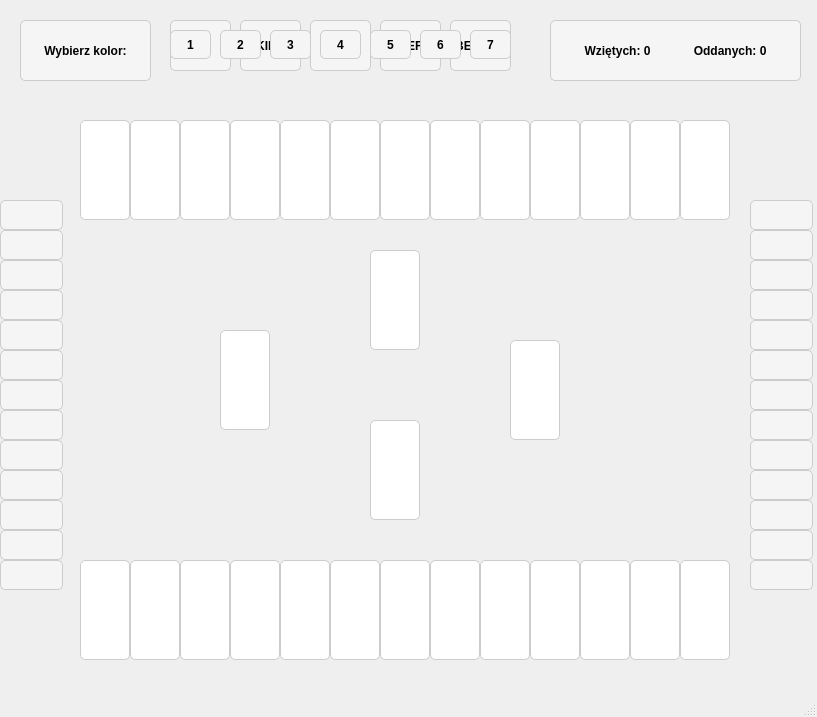
<?xml version="1.0" encoding="UTF-8"?>
<ui version="4.0">
 <class>MainWindow</class>
 <widget class="QMainWindow" name="MainWindow">
  <property name="geometry">
   <rect>
    <x>0</x>
    <y>0</y>
    <width>817</width>
    <height>717</height>
   </rect>
  </property>
  <property name="windowTitle">
   <string>MainWindow</string>
  </property>
  <widget class="QWidget" name="centralwidget">
   <widget class="QPushButton" name="player_card1">
    <property name="geometry">
     <rect>
      <x>80</x>
      <y>560</y>
      <width>50</width>
      <height>100</height>
     </rect>
    </property>
    <property name="styleSheet">
     <string notr="true">background-color: #FFFFFF;
    border: 1px solid #CCCCCC;
    border-radius: 5px;</string>
    </property>
    <property name="text">
     <string/>
    </property>
   </widget>
   <widget class="QPushButton" name="player_card2">
    <property name="geometry">
     <rect>
      <x>130</x>
      <y>560</y>
      <width>50</width>
      <height>100</height>
     </rect>
    </property>
    <property name="styleSheet">
     <string notr="true">background-color: #FFFFFF;
    border: 1px solid #CCCCCC;
    border-radius: 5px;</string>
    </property>
    <property name="text">
     <string/>
    </property>
   </widget>
   <widget class="QPushButton" name="player_card3">
    <property name="geometry">
     <rect>
      <x>180</x>
      <y>560</y>
      <width>50</width>
      <height>100</height>
     </rect>
    </property>
    <property name="styleSheet">
     <string notr="true">background-color: #FFFFFF;
    border: 1px solid #CCCCCC;
    border-radius: 5px;</string>
    </property>
    <property name="text">
     <string/>
    </property>
   </widget>
   <widget class="QPushButton" name="player_card5">
    <property name="geometry">
     <rect>
      <x>280</x>
      <y>560</y>
      <width>50</width>
      <height>100</height>
     </rect>
    </property>
    <property name="styleSheet">
     <string notr="true">background-color: #FFFFFF;
    border: 1px solid #CCCCCC;
    border-radius: 5px;</string>
    </property>
    <property name="text">
     <string/>
    </property>
   </widget>
   <widget class="QPushButton" name="player_card4">
    <property name="geometry">
     <rect>
      <x>230</x>
      <y>560</y>
      <width>50</width>
      <height>100</height>
     </rect>
    </property>
    <property name="styleSheet">
     <string notr="true">background-color: #FFFFFF;
    border: 1px solid #CCCCCC;
    border-radius: 5px;</string>
    </property>
    <property name="text">
     <string/>
    </property>
   </widget>
   <widget class="QPushButton" name="player_card6">
    <property name="geometry">
     <rect>
      <x>330</x>
      <y>560</y>
      <width>50</width>
      <height>100</height>
     </rect>
    </property>
    <property name="styleSheet">
     <string notr="true">background-color: #FFFFFF;
    border: 1px solid #CCCCCC;
    border-radius: 5px;</string>
    </property>
    <property name="text">
     <string/>
    </property>
   </widget>
   <widget class="QPushButton" name="player_card7">
    <property name="geometry">
     <rect>
      <x>380</x>
      <y>560</y>
      <width>50</width>
      <height>100</height>
     </rect>
    </property>
    <property name="styleSheet">
     <string notr="true">background-color: #FFFFFF;
    border: 1px solid #CCCCCC;
    border-radius: 5px;</string>
    </property>
    <property name="text">
     <string/>
    </property>
   </widget>
   <widget class="QPushButton" name="player_card13">
    <property name="geometry">
     <rect>
      <x>680</x>
      <y>560</y>
      <width>50</width>
      <height>100</height>
     </rect>
    </property>
    <property name="styleSheet">
     <string notr="true">background-color: #FFFFFF;
    border: 1px solid #CCCCCC;
    border-radius: 5px;</string>
    </property>
    <property name="text">
     <string/>
    </property>
   </widget>
   <widget class="QPushButton" name="player_card11">
    <property name="geometry">
     <rect>
      <x>580</x>
      <y>560</y>
      <width>50</width>
      <height>100</height>
     </rect>
    </property>
    <property name="styleSheet">
     <string notr="true">background-color: #FFFFFF;
    border: 1px solid #CCCCCC;
    border-radius: 5px;</string>
    </property>
    <property name="text">
     <string/>
    </property>
   </widget>
   <widget class="QPushButton" name="player_card8">
    <property name="geometry">
     <rect>
      <x>430</x>
      <y>560</y>
      <width>50</width>
      <height>100</height>
     </rect>
    </property>
    <property name="styleSheet">
     <string notr="true">background-color: #FFFFFF;
    border: 1px solid #CCCCCC;
    border-radius: 5px;</string>
    </property>
    <property name="text">
     <string/>
    </property>
   </widget>
   <widget class="QPushButton" name="player_card9">
    <property name="geometry">
     <rect>
      <x>480</x>
      <y>560</y>
      <width>50</width>
      <height>100</height>
     </rect>
    </property>
    <property name="styleSheet">
     <string notr="true">background-color: #FFFFFF;
    border: 1px solid #CCCCCC;
    border-radius: 5px;</string>
    </property>
    <property name="text">
     <string/>
    </property>
   </widget>
   <widget class="QPushButton" name="player_card10">
    <property name="geometry">
     <rect>
      <x>530</x>
      <y>560</y>
      <width>50</width>
      <height>100</height>
     </rect>
    </property>
    <property name="styleSheet">
     <string notr="true">background-color: #FFFFFF;
    border: 1px solid #CCCCCC;
    border-radius: 5px;</string>
    </property>
    <property name="text">
     <string/>
    </property>
   </widget>
   <widget class="QPushButton" name="player_card12">
    <property name="geometry">
     <rect>
      <x>630</x>
      <y>560</y>
      <width>50</width>
      <height>100</height>
     </rect>
    </property>
    <property name="styleSheet">
     <string notr="true">background-color: #FFFFFF;
    border: 1px solid #CCCCCC;
    border-radius: 5px;</string>
    </property>
    <property name="text">
     <string/>
    </property>
   </widget>
   <widget class="QPushButton" name="dummy_card5">
    <property name="geometry">
     <rect>
      <x>280</x>
      <y>120</y>
      <width>50</width>
      <height>100</height>
     </rect>
    </property>
    <property name="styleSheet">
     <string notr="true">background-color: #FFFFFF;
    border: 1px solid #CCCCCC;
    border-radius: 5px;</string>
    </property>
    <property name="text">
     <string/>
    </property>
   </widget>
   <widget class="QPushButton" name="dummy_card13">
    <property name="geometry">
     <rect>
      <x>680</x>
      <y>120</y>
      <width>50</width>
      <height>100</height>
     </rect>
    </property>
    <property name="autoFillBackground">
     <bool>false</bool>
    </property>
    <property name="styleSheet">
     <string notr="true">background-color: #FFFFFF;
    border: 1px solid #CCCCCC;
    border-radius: 5px;</string>
    </property>
    <property name="text">
     <string/>
    </property>
   </widget>
   <widget class="QPushButton" name="dummy_card8">
    <property name="geometry">
     <rect>
      <x>430</x>
      <y>120</y>
      <width>50</width>
      <height>100</height>
     </rect>
    </property>
    <property name="styleSheet">
     <string notr="true">background-color: #FFFFFF;
    border: 1px solid #CCCCCC;
    border-radius: 5px;</string>
    </property>
    <property name="text">
     <string/>
    </property>
   </widget>
   <widget class="QPushButton" name="dummy_card6">
    <property name="geometry">
     <rect>
      <x>330</x>
      <y>120</y>
      <width>50</width>
      <height>100</height>
     </rect>
    </property>
    <property name="styleSheet">
     <string notr="true">background-color: #FFFFFF;
    border: 1px solid #CCCCCC;
    border-radius: 5px;</string>
    </property>
    <property name="text">
     <string/>
    </property>
   </widget>
   <widget class="QPushButton" name="dummy_card1">
    <property name="geometry">
     <rect>
      <x>80</x>
      <y>120</y>
      <width>50</width>
      <height>100</height>
     </rect>
    </property>
    <property name="autoFillBackground">
     <bool>false</bool>
    </property>
    <property name="styleSheet">
     <string notr="true">background-color: #FFFFFF;
    border: 1px solid #CCCCCC;
    border-radius: 5px;</string>
    </property>
    <property name="text">
     <string/>
    </property>
   </widget>
   <widget class="QPushButton" name="dummy_card10">
    <property name="geometry">
     <rect>
      <x>530</x>
      <y>120</y>
      <width>50</width>
      <height>100</height>
     </rect>
    </property>
    <property name="styleSheet">
     <string notr="true">background-color: #FFFFFF;
    border: 1px solid #CCCCCC;
    border-radius: 5px;</string>
    </property>
    <property name="text">
     <string/>
    </property>
   </widget>
   <widget class="QPushButton" name="dummy_card3">
    <property name="geometry">
     <rect>
      <x>180</x>
      <y>120</y>
      <width>50</width>
      <height>100</height>
     </rect>
    </property>
    <property name="styleSheet">
     <string notr="true">background-color: #FFFFFF;
    border: 1px solid #CCCCCC;
    border-radius: 5px;</string>
    </property>
    <property name="text">
     <string/>
    </property>
   </widget>
   <widget class="QPushButton" name="dummy_card2">
    <property name="geometry">
     <rect>
      <x>130</x>
      <y>120</y>
      <width>50</width>
      <height>100</height>
     </rect>
    </property>
    <property name="styleSheet">
     <string notr="true">background-color: #FFFFFF;
    border: 1px solid #CCCCCC;
    border-radius: 5px;</string>
    </property>
    <property name="text">
     <string/>
    </property>
   </widget>
   <widget class="QPushButton" name="dummy_card11">
    <property name="geometry">
     <rect>
      <x>580</x>
      <y>120</y>
      <width>50</width>
      <height>100</height>
     </rect>
    </property>
    <property name="styleSheet">
     <string notr="true">background-color: #FFFFFF;
    border: 1px solid #CCCCCC;
    border-radius: 5px;</string>
    </property>
    <property name="text">
     <string/>
    </property>
   </widget>
   <widget class="QPushButton" name="dummy_card4">
    <property name="geometry">
     <rect>
      <x>230</x>
      <y>120</y>
      <width>50</width>
      <height>100</height>
     </rect>
    </property>
    <property name="styleSheet">
     <string notr="true">background-color: #FFFFFF;
    border: 1px solid #CCCCCC;
    border-radius: 5px;</string>
    </property>
    <property name="text">
     <string/>
    </property>
   </widget>
   <widget class="QPushButton" name="dummy_card9">
    <property name="geometry">
     <rect>
      <x>480</x>
      <y>120</y>
      <width>50</width>
      <height>100</height>
     </rect>
    </property>
    <property name="styleSheet">
     <string notr="true">background-color: #FFFFFF;
    border: 1px solid #CCCCCC;
    border-radius: 5px;</string>
    </property>
    <property name="text">
     <string/>
    </property>
   </widget>
   <widget class="QPushButton" name="dummy_card12">
    <property name="geometry">
     <rect>
      <x>630</x>
      <y>120</y>
      <width>50</width>
      <height>100</height>
     </rect>
    </property>
    <property name="autoFillBackground">
     <bool>false</bool>
    </property>
    <property name="styleSheet">
     <string notr="true">background-color: #FFFFFF;
    border: 1px solid #CCCCCC;
    border-radius: 5px;</string>
    </property>
    <property name="text">
     <string/>
    </property>
   </widget>
   <widget class="QPushButton" name="dummy_card7">
    <property name="geometry">
     <rect>
      <x>380</x>
      <y>120</y>
      <width>50</width>
      <height>100</height>
     </rect>
    </property>
    <property name="styleSheet">
     <string notr="true">background-color: #FFFFFF;
    border: 1px solid #CCCCCC;
    border-radius: 5px;</string>
    </property>
    <property name="text">
     <string/>
    </property>
   </widget>
   <widget class="QLabel" name="l_rho11">
    <property name="geometry">
     <rect>
      <x>750</x>
      <y>260</y>
      <width>63</width>
      <height>30</height>
     </rect>
    </property>
    <property name="autoFillBackground">
     <bool>false</bool>
    </property>
    <property name="styleSheet">
     <string notr="true">background-color: #F5F5F5;
    border: 1px solid #CCCCCC;
    border-radius: 5px;</string>
    </property>
    <property name="text">
     <string/>
    </property>
   </widget>
   <widget class="QLabel" name="l_rho10">
    <property name="geometry">
     <rect>
      <x>750</x>
      <y>290</y>
      <width>63</width>
      <height>30</height>
     </rect>
    </property>
    <property name="autoFillBackground">
     <bool>false</bool>
    </property>
    <property name="styleSheet">
     <string notr="true">background-color: #F5F5F5;
    border: 1px solid #CCCCCC;
    border-radius: 5px;</string>
    </property>
    <property name="text">
     <string/>
    </property>
   </widget>
   <widget class="QLabel" name="l_contract">
    <property name="geometry">
     <rect>
      <x>20</x>
      <y>20</y>
      <width>131</width>
      <height>61</height>
     </rect>
    </property>
    <property name="autoFillBackground">
     <bool>false</bool>
    </property>
    <property name="styleSheet">
     <string notr="true">background-color: #F5F5F5;
    border: 1px solid #CCCCCC;
    border-radius: 5px; font-weight: bold;</string>
    </property>
    <property name="text">
     <string>Wybierz kolor:</string>
    </property>
    <property name="textFormat">
     <enum>Qt::AutoText</enum>
    </property>
    <property name="scaledContents">
     <bool>false</bool>
    </property>
    <property name="alignment">
     <set>Qt::AlignCenter</set>
    </property>
   </widget>
   <widget class="QLabel" name="l_result">
    <property name="geometry">
     <rect>
      <x>550</x>
      <y>20</y>
      <width>251</width>
      <height>61</height>
     </rect>
    </property>
    <property name="autoFillBackground">
     <bool>false</bool>
    </property>
    <property name="styleSheet">
     <string notr="true">background-color: #F5F5F5;
    border: 1px solid #CCCCCC;
    border-radius: 5px; font-weight: bold</string>
    </property>
    <property name="text">
     <string>Wziętych: 0             Oddanych: 0</string>
    </property>
    <property name="alignment">
     <set>Qt::AlignCenter</set>
    </property>
   </widget>
   <widget class="QLabel" name="l_player_table">
    <property name="geometry">
     <rect>
      <x>370</x>
      <y>420</y>
      <width>50</width>
      <height>100</height>
     </rect>
    </property>
    <property name="styleSheet">
     <string notr="true">background-color: #FFFFFF;
    border: 1px solid #CCCCCC;
    border-radius: 5px;</string>
    </property>
    <property name="text">
     <string/>
    </property>
   </widget>
   <widget class="QLabel" name="l_dummy_table">
    <property name="geometry">
     <rect>
      <x>370</x>
      <y>250</y>
      <width>50</width>
      <height>100</height>
     </rect>
    </property>
    <property name="autoFillBackground">
     <bool>false</bool>
    </property>
    <property name="styleSheet">
     <string notr="true">background-color: #FFFFFF;
    border: 1px solid #CCCCCC;
    border-radius: 5px;</string>
    </property>
    <property name="text">
     <string/>
    </property>
   </widget>
   <widget class="QLabel" name="l_rho_table">
    <property name="geometry">
     <rect>
      <x>510</x>
      <y>340</y>
      <width>50</width>
      <height>100</height>
     </rect>
    </property>
    <property name="styleSheet">
     <string notr="true">background-color: #FFFFFF;
    border: 1px solid #CCCCCC;
    border-radius: 5px;</string>
    </property>
    <property name="text">
     <string/>
    </property>
   </widget>
   <widget class="QLabel" name="l_lho_table">
    <property name="geometry">
     <rect>
      <x>220</x>
      <y>330</y>
      <width>50</width>
      <height>100</height>
     </rect>
    </property>
    <property name="styleSheet">
     <string notr="true">background-color: #FFFFFF;
    border: 1px solid #CCCCCC;
    border-radius: 5px;</string>
    </property>
    <property name="text">
     <string/>
    </property>
   </widget>
   <widget class="QLabel" name="l_rho8">
    <property name="geometry">
     <rect>
      <x>750</x>
      <y>350</y>
      <width>63</width>
      <height>30</height>
     </rect>
    </property>
    <property name="autoFillBackground">
     <bool>false</bool>
    </property>
    <property name="styleSheet">
     <string notr="true">background-color: #F5F5F5;
    border: 1px solid #CCCCCC;
    border-radius: 5px;</string>
    </property>
    <property name="text">
     <string/>
    </property>
   </widget>
   <widget class="QLabel" name="l_rho9">
    <property name="geometry">
     <rect>
      <x>750</x>
      <y>320</y>
      <width>63</width>
      <height>30</height>
     </rect>
    </property>
    <property name="autoFillBackground">
     <bool>false</bool>
    </property>
    <property name="styleSheet">
     <string notr="true">background-color: #F5F5F5;
    border: 1px solid #CCCCCC;
    border-radius: 5px;</string>
    </property>
    <property name="text">
     <string/>
    </property>
   </widget>
   <widget class="QLabel" name="l_rho13">
    <property name="geometry">
     <rect>
      <x>750</x>
      <y>200</y>
      <width>63</width>
      <height>30</height>
     </rect>
    </property>
    <property name="autoFillBackground">
     <bool>false</bool>
    </property>
    <property name="styleSheet">
     <string notr="true">background-color: #F5F5F5;
    border: 1px solid #CCCCCC;
    border-radius: 5px;</string>
    </property>
    <property name="text">
     <string/>
    </property>
   </widget>
   <widget class="QLabel" name="l_rho1">
    <property name="geometry">
     <rect>
      <x>750</x>
      <y>560</y>
      <width>63</width>
      <height>30</height>
     </rect>
    </property>
    <property name="autoFillBackground">
     <bool>false</bool>
    </property>
    <property name="styleSheet">
     <string notr="true">background-color: #F5F5F5;
    border: 1px solid #CCCCCC;
    border-radius: 5px;</string>
    </property>
    <property name="text">
     <string/>
    </property>
   </widget>
   <widget class="QLabel" name="l_rho12">
    <property name="geometry">
     <rect>
      <x>750</x>
      <y>230</y>
      <width>63</width>
      <height>30</height>
     </rect>
    </property>
    <property name="autoFillBackground">
     <bool>false</bool>
    </property>
    <property name="styleSheet">
     <string notr="true">background-color: #F5F5F5;
    border: 1px solid #CCCCCC;
    border-radius: 5px;</string>
    </property>
    <property name="text">
     <string/>
    </property>
   </widget>
   <widget class="QLabel" name="l_rho2">
    <property name="geometry">
     <rect>
      <x>750</x>
      <y>530</y>
      <width>63</width>
      <height>30</height>
     </rect>
    </property>
    <property name="autoFillBackground">
     <bool>false</bool>
    </property>
    <property name="styleSheet">
     <string notr="true">background-color: #F5F5F5;
    border: 1px solid #CCCCCC;
    border-radius: 5px;</string>
    </property>
    <property name="text">
     <string/>
    </property>
   </widget>
   <widget class="QLabel" name="l_rho3">
    <property name="geometry">
     <rect>
      <x>750</x>
      <y>500</y>
      <width>63</width>
      <height>30</height>
     </rect>
    </property>
    <property name="autoFillBackground">
     <bool>false</bool>
    </property>
    <property name="styleSheet">
     <string notr="true">background-color: #F5F5F5;
    border: 1px solid #CCCCCC;
    border-radius: 5px;</string>
    </property>
    <property name="text">
     <string/>
    </property>
   </widget>
   <widget class="QLabel" name="l_rho4">
    <property name="geometry">
     <rect>
      <x>750</x>
      <y>470</y>
      <width>63</width>
      <height>30</height>
     </rect>
    </property>
    <property name="autoFillBackground">
     <bool>false</bool>
    </property>
    <property name="styleSheet">
     <string notr="true">background-color: #F5F5F5;
    border: 1px solid #CCCCCC;
    border-radius: 5px;</string>
    </property>
    <property name="text">
     <string/>
    </property>
   </widget>
   <widget class="QLabel" name="l_rho5">
    <property name="geometry">
     <rect>
      <x>750</x>
      <y>440</y>
      <width>63</width>
      <height>30</height>
     </rect>
    </property>
    <property name="autoFillBackground">
     <bool>false</bool>
    </property>
    <property name="styleSheet">
     <string notr="true">background-color: #F5F5F5;
    border: 1px solid #CCCCCC;
    border-radius: 5px;</string>
    </property>
    <property name="text">
     <string/>
    </property>
   </widget>
   <widget class="QLabel" name="l_rho6">
    <property name="geometry">
     <rect>
      <x>750</x>
      <y>410</y>
      <width>63</width>
      <height>30</height>
     </rect>
    </property>
    <property name="autoFillBackground">
     <bool>false</bool>
    </property>
    <property name="styleSheet">
     <string notr="true">background-color: #F5F5F5;
    border: 1px solid #CCCCCC;
    border-radius: 5px;</string>
    </property>
    <property name="text">
     <string/>
    </property>
   </widget>
   <widget class="QLabel" name="l_rho7">
    <property name="geometry">
     <rect>
      <x>750</x>
      <y>380</y>
      <width>63</width>
      <height>30</height>
     </rect>
    </property>
    <property name="autoFillBackground">
     <bool>false</bool>
    </property>
    <property name="styleSheet">
     <string notr="true">background-color: #F5F5F5;
    border: 1px solid #CCCCCC;
    border-radius: 5px;</string>
    </property>
    <property name="text">
     <string/>
    </property>
   </widget>
   <widget class="QLabel" name="l_lho3">
    <property name="geometry">
     <rect>
      <x>0</x>
      <y>260</y>
      <width>63</width>
      <height>30</height>
     </rect>
    </property>
    <property name="autoFillBackground">
     <bool>false</bool>
    </property>
    <property name="styleSheet">
     <string notr="true">background-color: #F5F5F5;
    border: 1px solid #CCCCCC;
    border-radius: 5px;</string>
    </property>
    <property name="text">
     <string/>
    </property>
   </widget>
   <widget class="QLabel" name="l_lho8">
    <property name="geometry">
     <rect>
      <x>0</x>
      <y>410</y>
      <width>63</width>
      <height>30</height>
     </rect>
    </property>
    <property name="autoFillBackground">
     <bool>false</bool>
    </property>
    <property name="styleSheet">
     <string notr="true">background-color: #F5F5F5;
    border: 1px solid #CCCCCC;
    border-radius: 5px;</string>
    </property>
    <property name="text">
     <string/>
    </property>
   </widget>
   <widget class="QLabel" name="l_lho2">
    <property name="geometry">
     <rect>
      <x>0</x>
      <y>230</y>
      <width>63</width>
      <height>30</height>
     </rect>
    </property>
    <property name="autoFillBackground">
     <bool>false</bool>
    </property>
    <property name="styleSheet">
     <string notr="true">background-color: #F5F5F5;
    border: 1px solid #CCCCCC;
    border-radius: 5px;</string>
    </property>
    <property name="text">
     <string/>
    </property>
   </widget>
   <widget class="QLabel" name="l_lho5">
    <property name="geometry">
     <rect>
      <x>0</x>
      <y>320</y>
      <width>63</width>
      <height>30</height>
     </rect>
    </property>
    <property name="autoFillBackground">
     <bool>false</bool>
    </property>
    <property name="styleSheet">
     <string notr="true">background-color: #F5F5F5;
    border: 1px solid #CCCCCC;
    border-radius: 5px;</string>
    </property>
    <property name="text">
     <string/>
    </property>
   </widget>
   <widget class="QLabel" name="l_lho7">
    <property name="geometry">
     <rect>
      <x>0</x>
      <y>380</y>
      <width>63</width>
      <height>30</height>
     </rect>
    </property>
    <property name="autoFillBackground">
     <bool>false</bool>
    </property>
    <property name="styleSheet">
     <string notr="true">background-color: #F5F5F5;
    border: 1px solid #CCCCCC;
    border-radius: 5px;</string>
    </property>
    <property name="text">
     <string/>
    </property>
   </widget>
   <widget class="QLabel" name="l_lho1">
    <property name="geometry">
     <rect>
      <x>0</x>
      <y>200</y>
      <width>63</width>
      <height>30</height>
     </rect>
    </property>
    <property name="autoFillBackground">
     <bool>false</bool>
    </property>
    <property name="styleSheet">
     <string notr="true">background-color: #F5F5F5;
    border: 1px solid #CCCCCC;
    border-radius: 5px;</string>
    </property>
    <property name="text">
     <string/>
    </property>
   </widget>
   <widget class="QLabel" name="l_lho11">
    <property name="geometry">
     <rect>
      <x>0</x>
      <y>500</y>
      <width>63</width>
      <height>30</height>
     </rect>
    </property>
    <property name="autoFillBackground">
     <bool>false</bool>
    </property>
    <property name="styleSheet">
     <string notr="true">background-color: #F5F5F5;
    border: 1px solid #CCCCCC;
    border-radius: 5px;</string>
    </property>
    <property name="text">
     <string/>
    </property>
   </widget>
   <widget class="QLabel" name="l_lho6">
    <property name="geometry">
     <rect>
      <x>0</x>
      <y>350</y>
      <width>63</width>
      <height>30</height>
     </rect>
    </property>
    <property name="autoFillBackground">
     <bool>false</bool>
    </property>
    <property name="styleSheet">
     <string notr="true">background-color: #F5F5F5;
    border: 1px solid #CCCCCC;
    border-radius: 5px;</string>
    </property>
    <property name="text">
     <string/>
    </property>
   </widget>
   <widget class="QLabel" name="l_lho9">
    <property name="geometry">
     <rect>
      <x>0</x>
      <y>440</y>
      <width>63</width>
      <height>30</height>
     </rect>
    </property>
    <property name="autoFillBackground">
     <bool>false</bool>
    </property>
    <property name="styleSheet">
     <string notr="true">background-color: #F5F5F5;
    border: 1px solid #CCCCCC;
    border-radius: 5px;</string>
    </property>
    <property name="text">
     <string/>
    </property>
   </widget>
   <widget class="QLabel" name="l_lho10">
    <property name="geometry">
     <rect>
      <x>0</x>
      <y>470</y>
      <width>63</width>
      <height>30</height>
     </rect>
    </property>
    <property name="autoFillBackground">
     <bool>false</bool>
    </property>
    <property name="styleSheet">
     <string notr="true">background-color: #F5F5F5;
    border: 1px solid #CCCCCC;
    border-radius: 5px;</string>
    </property>
    <property name="text">
     <string/>
    </property>
   </widget>
   <widget class="QLabel" name="l_lho4">
    <property name="geometry">
     <rect>
      <x>0</x>
      <y>290</y>
      <width>63</width>
      <height>30</height>
     </rect>
    </property>
    <property name="autoFillBackground">
     <bool>false</bool>
    </property>
    <property name="styleSheet">
     <string notr="true">background-color: #F5F5F5;
    border: 1px solid #CCCCCC;
    border-radius: 5px;</string>
    </property>
    <property name="text">
     <string/>
    </property>
   </widget>
   <widget class="QLabel" name="l_lho12">
    <property name="geometry">
     <rect>
      <x>0</x>
      <y>530</y>
      <width>63</width>
      <height>30</height>
     </rect>
    </property>
    <property name="autoFillBackground">
     <bool>false</bool>
    </property>
    <property name="styleSheet">
     <string notr="true">background-color: #F5F5F5;
    border: 1px solid #CCCCCC;
    border-radius: 5px;</string>
    </property>
    <property name="text">
     <string/>
    </property>
   </widget>
   <widget class="QLabel" name="l_lho13">
    <property name="geometry">
     <rect>
      <x>0</x>
      <y>560</y>
      <width>63</width>
      <height>30</height>
     </rect>
    </property>
    <property name="autoFillBackground">
     <bool>false</bool>
    </property>
    <property name="styleSheet">
     <string notr="true">background-color: #F5F5F5;
    border: 1px solid #CCCCCC;
    border-radius: 5px;</string>
    </property>
    <property name="text">
     <string/>
    </property>
   </widget>
   <widget class="QPushButton" name="pb_pik">
    <property name="geometry">
     <rect>
      <x>170</x>
      <y>20</y>
      <width>61</width>
      <height>51</height>
     </rect>
    </property>
    <property name="styleSheet">
     <string notr="true">QPushButton {
    background-color: #F5F5F5;
    border: 1px solid #CCCCCC;
    border-radius: 5px;
    font-weight: bold;
}

QPushButton:pressed {
    background-color: #DDDDDD;
}</string>
    </property>
    <property name="text">
     <string>PIK</string>
    </property>
   </widget>
   <widget class="QPushButton" name="pb_kier">
    <property name="geometry">
     <rect>
      <x>240</x>
      <y>20</y>
      <width>61</width>
      <height>51</height>
     </rect>
    </property>
    <property name="styleSheet">
     <string notr="true">QPushButton {
    background-color: #F5F5F5;
    border: 1px solid #CCCCCC;
    border-radius: 5px;
    font-weight: bold;
}

QPushButton:pressed {
    background-color: #DDDDDD;
}</string>
    </property>
    <property name="text">
     <string>KIER</string>
    </property>
   </widget>
   <widget class="QPushButton" name="pb_bezatu">
    <property name="geometry">
     <rect>
      <x>450</x>
      <y>20</y>
      <width>61</width>
      <height>51</height>
     </rect>
    </property>
    <property name="styleSheet">
     <string notr="true">QPushButton {
    background-color: #F5F5F5;
    border: 1px solid #CCCCCC;
    border-radius: 5px;
    font-weight: bold;
}

QPushButton:pressed {
    background-color: #DDDDDD;
}</string>
    </property>
    <property name="text">
     <string>BEZ ATU</string>
    </property>
   </widget>
   <widget class="QPushButton" name="pb_trefl">
    <property name="geometry">
     <rect>
      <x>380</x>
      <y>20</y>
      <width>61</width>
      <height>51</height>
     </rect>
    </property>
    <property name="styleSheet">
     <string notr="true">QPushButton {
    background-color: #F5F5F5;
    border: 1px solid #CCCCCC;
    border-radius: 5px;
    font-weight: bold;
}

QPushButton:pressed {
    background-color: #DDDDDD;
}</string>
    </property>
    <property name="text">
     <string>TREFL</string>
    </property>
   </widget>
   <widget class="QPushButton" name="pb_karo">
    <property name="geometry">
     <rect>
      <x>310</x>
      <y>20</y>
      <width>61</width>
      <height>51</height>
     </rect>
    </property>
    <property name="styleSheet">
     <string notr="true">QPushButton {
    background-color: #F5F5F5;
    border: 1px solid #CCCCCC;
    border-radius: 5px;
    font-weight: bold;
}

QPushButton:pressed {
    background-color: #DDDDDD;
}</string>
    </property>
    <property name="text">
     <string>KARO</string>
    </property>
   </widget>
   <widget class="QPushButton" name="pb_level1">
    <property name="enabled">
     <bool>true</bool>
    </property>
    <property name="geometry">
     <rect>
      <x>170</x>
      <y>30</y>
      <width>41</width>
      <height>29</height>
     </rect>
    </property>
    <property name="styleSheet">
     <string notr="true">QPushButton {
    background-color: #F5F5F5;
    border: 1px solid #CCCCCC;
    border-radius: 5px;
    font-weight: bold;
}

QPushButton:pressed {
    background-color: #DDDDDD;
}</string>
    </property>
    <property name="text">
     <string>1</string>
    </property>
   </widget>
   <widget class="QPushButton" name="pb_level2">
    <property name="geometry">
     <rect>
      <x>220</x>
      <y>30</y>
      <width>41</width>
      <height>29</height>
     </rect>
    </property>
    <property name="styleSheet">
     <string notr="true">QPushButton {
    background-color: #F5F5F5;
    border: 1px solid #CCCCCC;
    border-radius: 5px;
    font-weight: bold;
}

QPushButton:pressed {
    background-color: #DDDDDD;
}</string>
    </property>
    <property name="text">
     <string>2</string>
    </property>
   </widget>
   <widget class="QPushButton" name="pb_level3">
    <property name="geometry">
     <rect>
      <x>270</x>
      <y>30</y>
      <width>41</width>
      <height>29</height>
     </rect>
    </property>
    <property name="styleSheet">
     <string notr="true">QPushButton {
    background-color: #F5F5F5;
    border: 1px solid #CCCCCC;
    border-radius: 5px;
    font-weight: bold;
}

QPushButton:pressed {
    background-color: #DDDDDD;
}</string>
    </property>
    <property name="text">
     <string>3</string>
    </property>
   </widget>
   <widget class="QPushButton" name="pb_level7">
    <property name="geometry">
     <rect>
      <x>470</x>
      <y>30</y>
      <width>41</width>
      <height>29</height>
     </rect>
    </property>
    <property name="styleSheet">
     <string notr="true">QPushButton {
    background-color: #F5F5F5;
    border: 1px solid #CCCCCC;
    border-radius: 5px;
    font-weight: bold;
}

QPushButton:pressed {
    background-color: #DDDDDD;
}</string>
    </property>
    <property name="text">
     <string>7</string>
    </property>
   </widget>
   <widget class="QPushButton" name="pb_level6">
    <property name="geometry">
     <rect>
      <x>420</x>
      <y>30</y>
      <width>41</width>
      <height>29</height>
     </rect>
    </property>
    <property name="styleSheet">
     <string notr="true">QPushButton {
    background-color: #F5F5F5;
    border: 1px solid #CCCCCC;
    border-radius: 5px;
    font-weight: bold;
}

QPushButton:pressed {
    background-color: #DDDDDD;
}</string>
    </property>
    <property name="text">
     <string>6</string>
    </property>
   </widget>
   <widget class="QPushButton" name="pb_level5">
    <property name="geometry">
     <rect>
      <x>370</x>
      <y>30</y>
      <width>41</width>
      <height>29</height>
     </rect>
    </property>
    <property name="styleSheet">
     <string notr="true">QPushButton {
    background-color: #F5F5F5;
    border: 1px solid #CCCCCC;
    border-radius: 5px;
    font-weight: bold;
}

QPushButton:pressed {
    background-color: #DDDDDD;
}</string>
    </property>
    <property name="text">
     <string>5</string>
    </property>
   </widget>
   <widget class="QPushButton" name="pb_level4">
    <property name="geometry">
     <rect>
      <x>320</x>
      <y>30</y>
      <width>41</width>
      <height>29</height>
     </rect>
    </property>
    <property name="styleSheet">
     <string notr="true">QPushButton {
    background-color: #F5F5F5;
    border: 1px solid #CCCCCC;
    border-radius: 5px;
    font-weight: bold;
}

QPushButton:pressed {
    background-color: #DDDDDD;
}</string>
    </property>
    <property name="text">
     <string>4</string>
    </property>
   </widget>
  </widget>
  <widget class="QMenuBar" name="menubar">
   <property name="geometry">
    <rect>
     <x>0</x>
     <y>0</y>
     <width>817</width>
     <height>26</height>
    </rect>
   </property>
  </widget>
  <widget class="QStatusBar" name="statusbar"/>
 </widget>
 <resources/>
 <connections/>
</ui>
